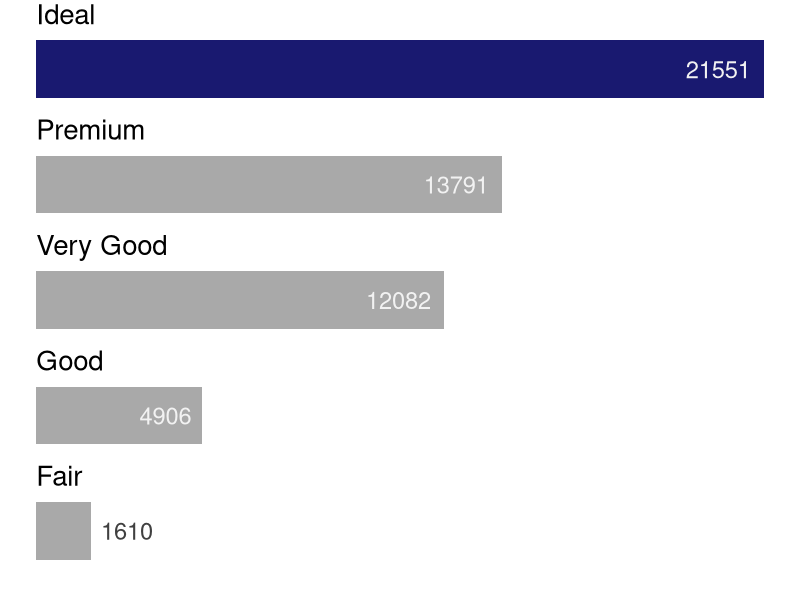

Source code (R):
## ---- chunk 1
knitr::opts_chunk$set(echo = TRUE, warning = F, message = F)
# remotes::install_github("EvaMaeRey/ggcirclepack")
## ---- chunk 2
library(tidyverse)
ggplot2::diamonds %>%
  ggplot() +
  aes(y = cut) +
  geom_bar(width = .5, 
           color = alpha("black", 0 )) + # 
  aes(fill = after_stat(count == max(count))) +
  scale_fill_manual(values = 
                      c("darkgrey", "midnightblue")) + 
  stat_count(geom = "text",
             aes(label = after_stat(count)),
             size = 6) +
  aes(hjust = 
        after_stat(
          ifelse(count/sum(count) > .05, 1.2, -.2))) + 
  aes(color = after_stat(count/sum(count) > .05)) +
  scale_color_manual(values = c("grey25",
                                "grey95")) +
  stat_count(geom = "text",
             aes(label = cut),
             x = 0, 
             color = "black", 
             size = 7,
             hjust = 0, 
             vjust = -2.25) +
  theme_void() +
  theme(legend.position = "none") 
